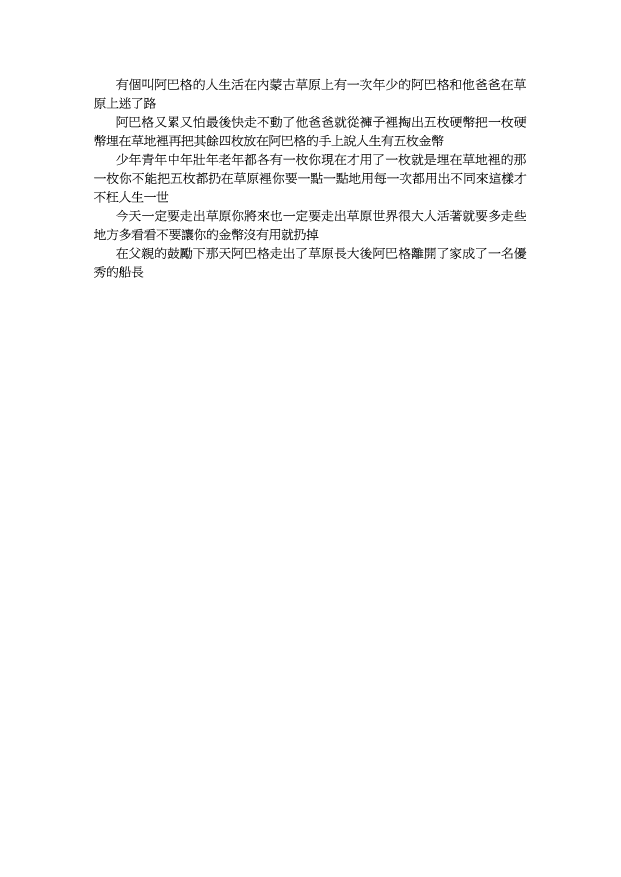
#> input picture images/1.png, 2481 x 3508 px (shown at 1/4 size)
$ python crop.py   (older library calls are emulated)
#> lines starting #> are read from the running program, lines starting #| are printed output that depends on the picture; after the words box and inside, x2 and y2 are one past the last pixel; in counts of white or black regions, pixels touching at a corner belong together
# -*- coding: utf-8 -*-

import sys
import cv2
import numpy
import imutils
from matplotlib import pyplot
from scipy.stats import gaussian_kde
from wand.image import Image

# 讀取圖檔
img = cv2.imread('./images/1.png')
#> img is the input picture: shape (3508, 2481, 3); 98.3% white; 475 black regions, largest, box (x1, y1, x2, y2) and area: (720, 990, 769, 1036) 1008, (1646, 989, 1694, 1036) 992, (2007, 689, 2055, 737) 861

# 使用縮圖以減少計算量
img_small = imutils.resize(img, width=640)

# 在圖片周圍加上白邊，讓處理過程不會受到邊界影響
padding = int(img.shape[1]/25)
#> padding = 99
img = cv2.copyMakeBorder(img, padding, padding, padding, padding,
                         cv2.BORDER_CONSTANT, value=[255, 255, 255])
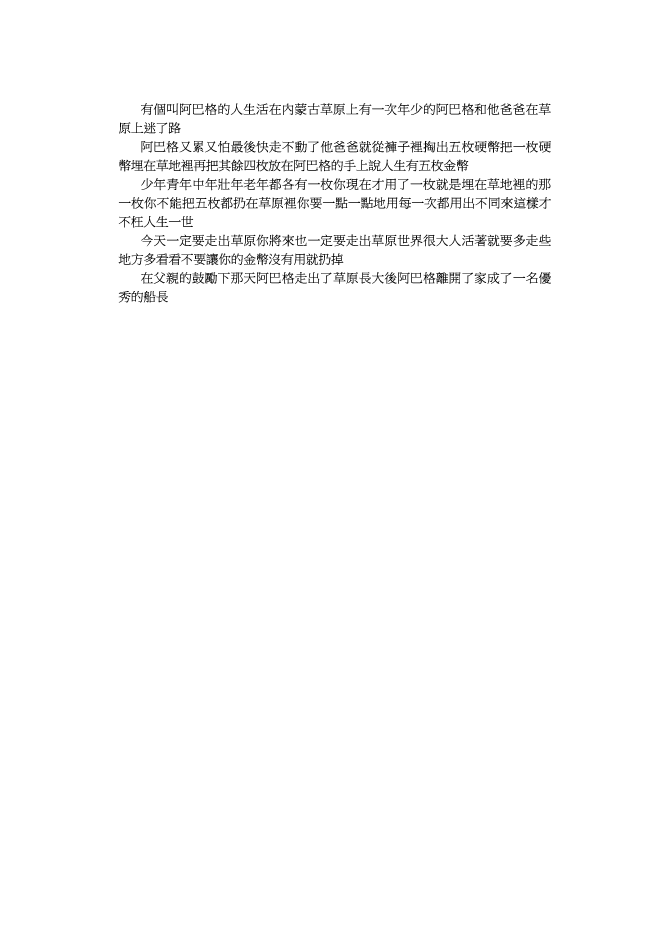
#> img: shape (3706, 2679, 3) (shown at 1/4 size); 98.5% white; 475 black regions, largest, box (x1, y1, x2, y2) and area: (819, 1089, 868, 1135) 1008, (1745, 1088, 1793, 1135) 992, (2106, 788, 2154, 836) 861

# 轉換至 HSV 色彩空間
hsv = cv2.cvtColor(img, cv2.COLOR_BGR2HSV)
#> hsv: shape (3706, 2679, 3); mean H, S, V 0, 0, 251.2
hsv_small = cv2.cvtColor(img_small, cv2.COLOR_BGR2HSV)
#> hsv_small: shape (904, 640, 3); mean H, S, V 0, 0, 250.7

# 取出飽和度
saturation = hsv[:,:,1]
#> saturation: shape (3706, 2679); every value is 0
saturation_small = hsv_small[:,:,1]
#> saturation_small: shape (904, 640); every value is 0

# 取出明度
value = hsv[:,:,2]
value_small = hsv_small[:,:,2]

# 綜合飽和度與明度
sv_ratio = 0.8
sv_value = cv2.addWeighted(saturation, sv_ratio, value, 1-sv_ratio, 0)
sv_value_small = cv2.addWeighted(saturation_small, sv_ratio, value_small, 1-sv_ratio, 0)
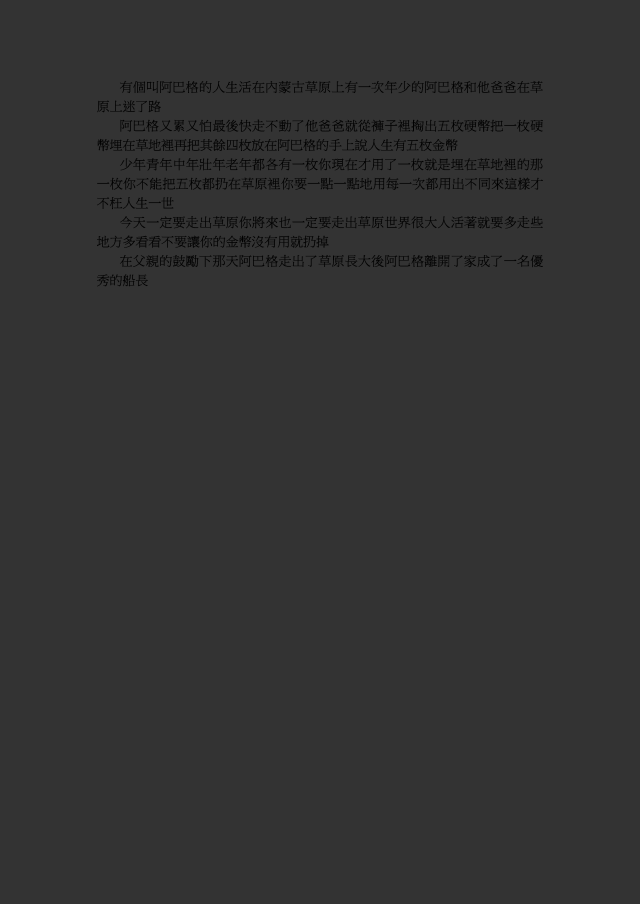
#> sv_value_small: shape (904, 640); min 0, max 51, mean 50.1

# [7 lines of commented-out code are left out]
density = gaussian_kde(sv_value_small.ravel(), bw_method=0.2)

# 找出 PDF 中第一個區域最小值（Local Minimum）作為門檻值
step = 0.5
xs = numpy.arange(0, 256, step)
ys = density(xs)
#> ys = 512 values, max 0.389 at index 102, min 0 at index 178, mean 0.00391
cum = 0
for i in range(1, 250):
    cum += ys[i-1] * step
    if (cum > 0.02) and (ys[i] < ys[i+1]) and (ys[i] < ys[i-1]):
        threshold_value = xs[i]
        break
#> this loop made 71 passes
#> cum on passes 1 to 12: 2.51e-05, 5.49e-05, 8.78e-05, 0.000124, 0.000166, 0.000217, 0.000279, 0.000352, 0.000437, 0.000536, 0.000653, 0.000787
#> after the loop, cum = 0.0251

# [8 lines of commented-out code are left out]
_, threshold = cv2.threshold(sv_value, threshold_value, 255.0, cv2.THRESH_BINARY)

# 去除微小的雜訊
kernel_radius = int(img.shape[1]/100)
#> kernel_radius = 26
kernel = numpy.ones((kernel_radius, kernel_radius), numpy.uint8)
threshold = cv2.morphologyEx(threshold, cv2.MORPH_OPEN, kernel)
#> threshold: shape (3706, 2679); 95.2% white; 13 black regions, largest, box (x1, y1, x2, y2) and area: (567, 564, 2205, 612) 63755, (476, 789, 2205, 837) 60977, (565, 939, 2204, 987) 60552
threshold = cv2.morphologyEx(threshold, cv2.MORPH_CLOSE, kernel)
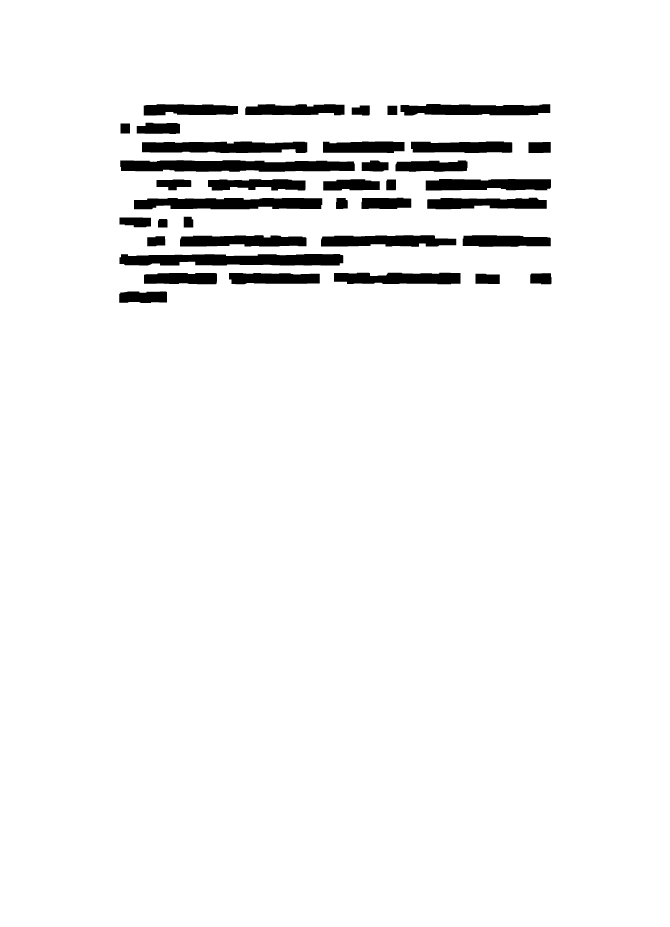
#> threshold: shape (3706, 2679) (shown at 1/4 size); 95.5% white; 37 black regions

# 除錯用的圖形
#pyplot.imshow(threshold, "gray")
#pyplot.show()

# 產生等高線
_, contours, hierarchy = cv2.findContours(threshold, cv2.RETR_TREE, cv2.CHAIN_APPROX_SIMPLE)
#> contours = 38 contours; largest, box (x1, y1, x2, y2) and area: (0, 0, 2679, 3706) 9921990, (480, 640, 1420, 688) 38972, (477, 1015, 1374, 1063) 36890, (535, 791, 1290, 838) 30832, (567, 565, 1230, 613) 27173

if len(contours) == 0:
    exit(0)

# 建立除錯用影像
img_debug = img.copy()

# 線條寬度
line_width = int(img.shape[1]/100)
#> line_width = 26

# 以藍色線條畫出所有的等高線
cv2.drawContours(img_debug, contours, -1, (255, 0, 0), line_width)
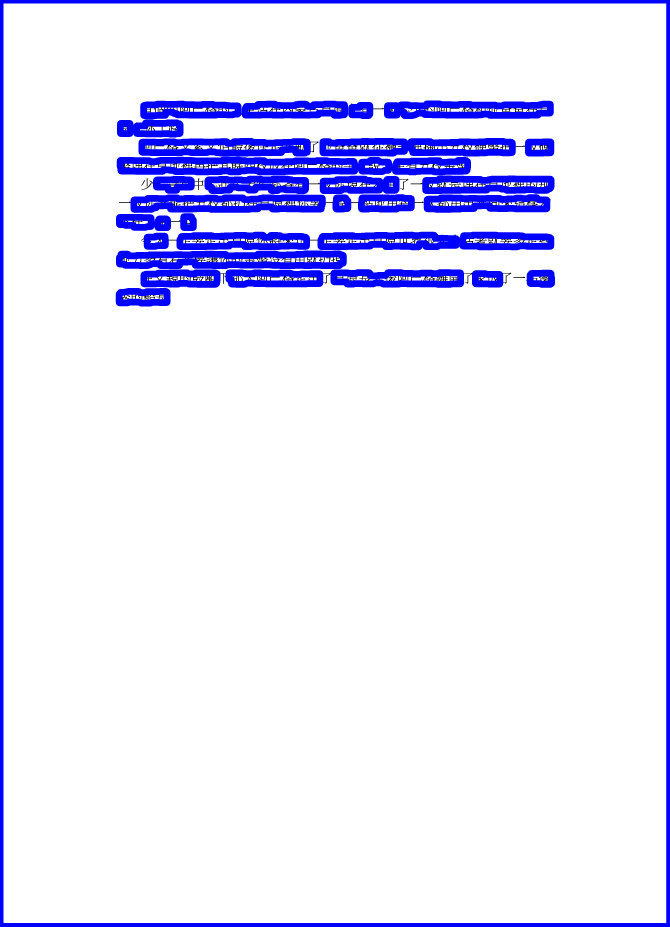
#> img_debug: shape (3706, 2679, 3) (shown at 1/4 size); mean B, G, R 253.9, 231.4, 231.4

# 找出面積最大的等高線區域
c = max(contours, key = cv2.contourArea)
#> c = [[0, 0], [0, 3705], [2678, 3705], [2678, 0]]

# 以綠色線條畫出面積最大的等高線區域
x, y, w, h = cv2.boundingRect(c)
#> x = 0; y = 0; w = 2679; h = 3706
cv2.rectangle(img_debug,(x, y), (x + w, y + h), (0, 255, 0), line_width)
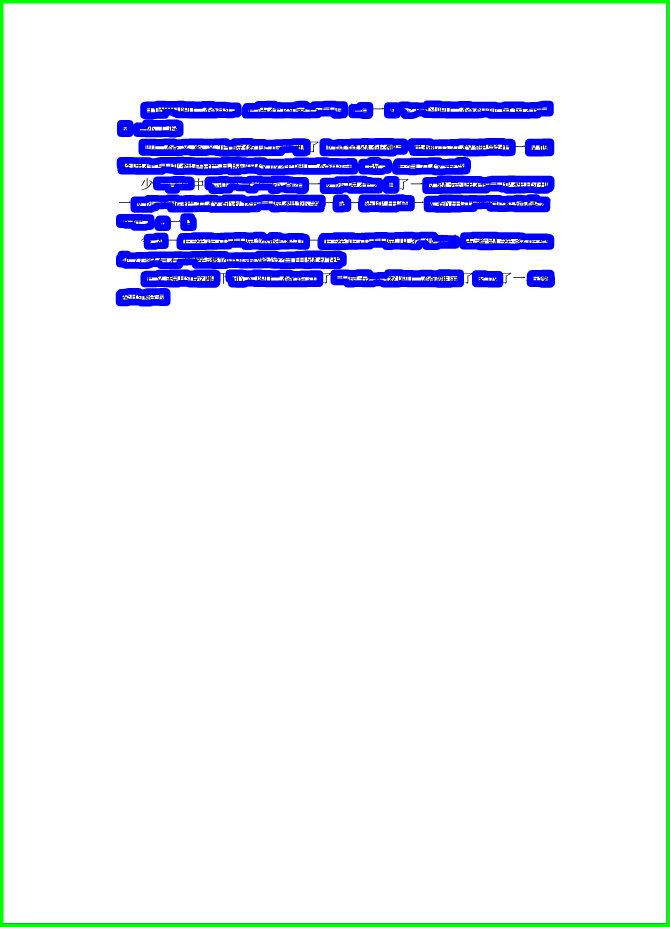
#> img_debug: shape (3706, 2679, 3) (shown at 1/4 size); mean B, G, R 249.5, 235.8, 231.4

# 使用最小的方框，包住面積最大的等高線區域
rect = cv2.minAreaRect(c)
#> rect = ((1339, 1852.5), (3705, 2678), -90)
box = cv2.boxPoints(rect)
#> box = [[2678, 3705], [-1.13e-13, 3705], [0, 0], [2678, 0]]
box = numpy.int0(box)
#> box = [[2678, 3705], [0, 3705], [0, 0], [2678, 0]]

# 以紅色線條畫出包住面積最大等高線區域的方框
cv2.drawContours(img_debug, [box], 0, (0, 0, 255), line_width)
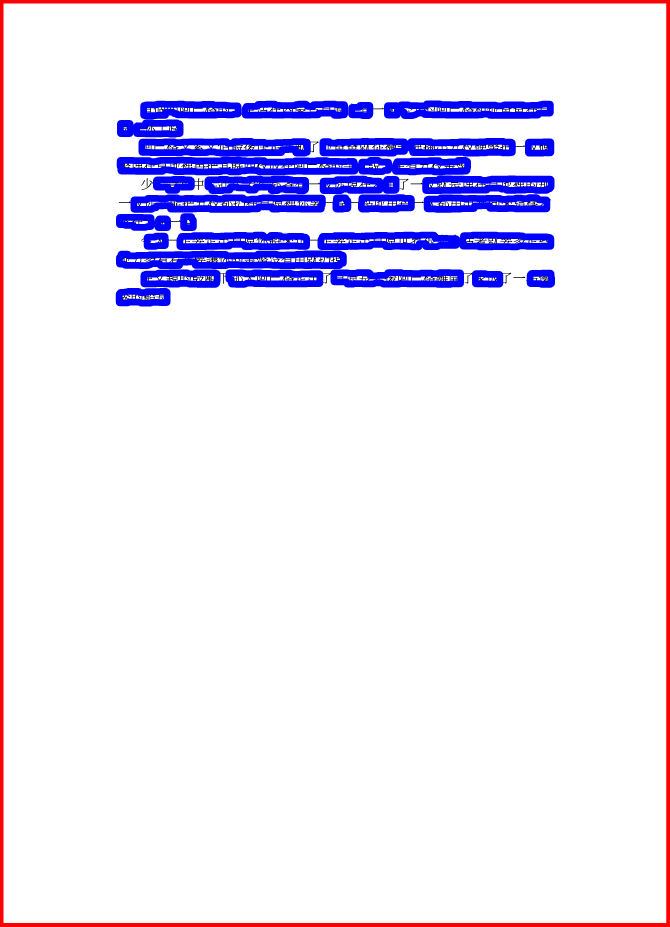
#> img_debug: shape (3706, 2679, 3) (shown at 1/4 size); mean B, G, R 249.3, 231.4, 236

# 除錯用的圖形
#pyplot.imshow(cv2.cvtColor(img_debug, cv2.COLOR_BGR2RGB))
#pyplot.show()

# 取得紅色方框的旋轉角度
angle = rect[2]
#> angle = -90
if angle < -45:
    angle = 90 + angle
#> angle = 0

# 以影像中心為旋轉軸心
(h, w) = img.shape[:2]
center = (w // 2, h // 2)
#> center = (1339, 1853)

# 標示旋轉角度
#text = "Angle: %d" % (angle)
#cv2.putText(img, text, (100, 200), cv2.FONT_HERSHEY_DUPLEX,
#        8, (0, 0, 255), 16, cv2.LINE_AA)

# 計算旋轉矩陣
M = cv2.getRotationMatrix2D(center, angle, 1.0)
#> M = [[1, 0, 0], [0, 1, 0]]

# 旋轉圖片
rotated = cv2.warpAffine(img_debug, M, (w, h),
                         flags=cv2.INTER_CUBIC, borderMode=cv2.BORDER_CONSTANT)
img_final = cv2.warpAffine(img, M, (w, h),
                           flags=cv2.INTER_CUBIC, borderMode=cv2.BORDER_CONSTANT)

# 除錯用的圖形
#pyplot.imshow(cv2.cvtColor(rotated, cv2.COLOR_BGR2RGB))
#pyplot.show()

# 旋轉紅色方框座標
pts = numpy.int0(cv2.transform(numpy.array([box]), M))[0]
#> pts = [[2678, 3705], [0, 3705], [0, 0], [2678, 0]]

# 計算旋轉後的紅色方框範圍
y_min = min(pts[0][0], pts[1][0], pts[2][0], pts[3][0])
#> y_min = 0
y_max = max(pts[0][0], pts[1][0], pts[2][0], pts[3][0])
#> y_max = 2678
x_min = min(pts[0][1], pts[1][1], pts[2][1], pts[3][1])
#> x_min = 0
x_max = max(pts[0][1], pts[1][1], pts[2][1], pts[3][1])
#> x_max = 3705

# TODO: 旋轉後，檢查座標有沒有超出影像範圍

# 裁切影像
img_crop = rotated[x_min:x_max, y_min:y_max]
img_final = img_final[x_min:x_max, y_min:y_max]

# 除錯用的圖形
#pyplot.imshow(cv2.cvtColor(img_crop, cv2.COLOR_BGR2RGB))
#pyplot.show()

# 完成圖
#pyplot.imshow(cv2.cvtColor(img_final, cv2.COLOR_BGR2RGB))
#pyplot.show()

# 畫出各種圖形
pyplot.figure(figsize=(12, 12))

# 原圖
pyplot.subplot(321).set_title("Original")
pyplot.imshow(cv2.cvtColor(img, cv2.COLOR_BGR2RGB))

# 飽和度分佈與門檻值
pyplot.subplot(322).set_title("Saturation(threshold: %d)" % threshold_value)
pyplot.hist(sv_value_small.ravel(), 256, [0, 256], True, alpha=0.5)
pyplot.plot(xs, ys, linewidth = 2)
pyplot.axvline(x=threshold_value, color='r', linestyle='--', linewidth = 2)
pyplot.xlim([0, max(threshold_value*2, 80)])

# 方框偵測
pyplot.subplot(323).set_title("Detected(angle: %d)" % angle)
pyplot.imshow(cv2.cvtColor(img_debug, cv2.COLOR_BGR2RGB))

# 旋轉
pyplot.subplot(324).set_title("Rotated")
pyplot.imshow(cv2.cvtColor(rotated, cv2.COLOR_BGR2RGB))

# 裁切
pyplot.subplot(325).set_title("Croped")
pyplot.imshow(cv2.cvtColor(img_crop, cv2.COLOR_BGR2RGB))

# 完成圖
pyplot.subplot(326).set_title("Final")
pyplot.imshow(cv2.cvtColor(img_final, cv2.COLOR_BGR2RGB))

# 微調繪圖區域留白寬度
pyplot.subplots_adjust(left=0.04, right=0.96, top=0.96, bottom=0.04)
pyplot.show()
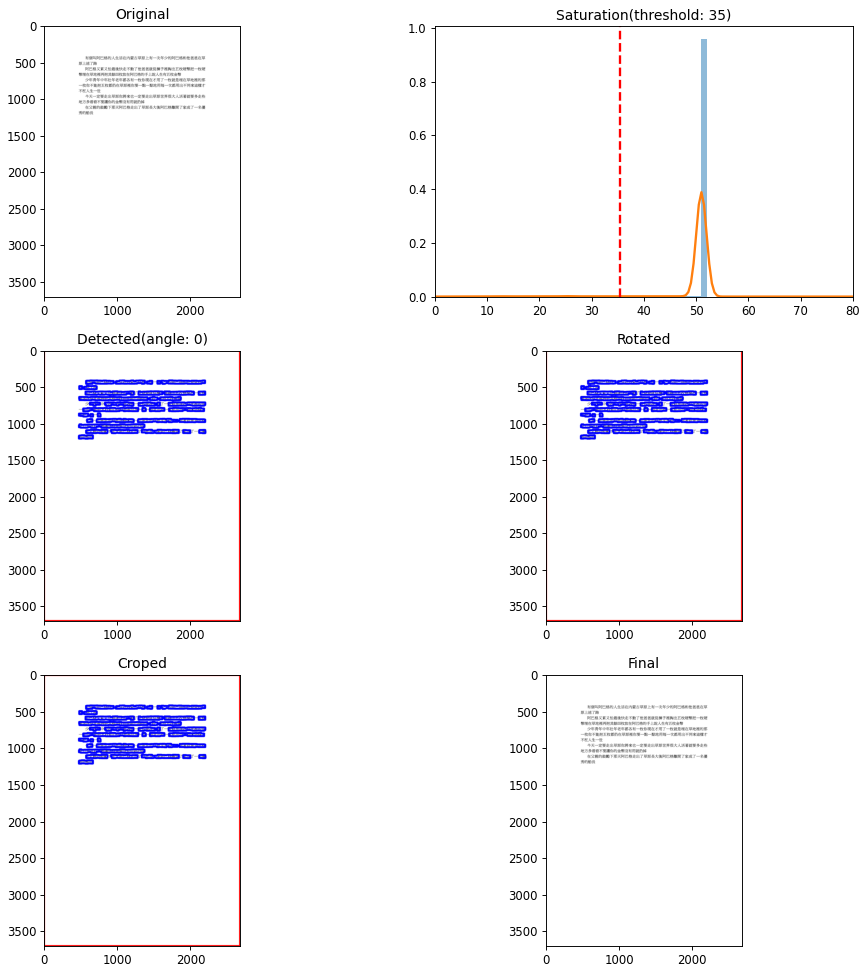
#> figure drawn by matplotlib, 6 panels; panel 2: tallest bar 0.959 high, from x = 51 to 52; panel 2: curve peaks at x = 51, y = 0.389
